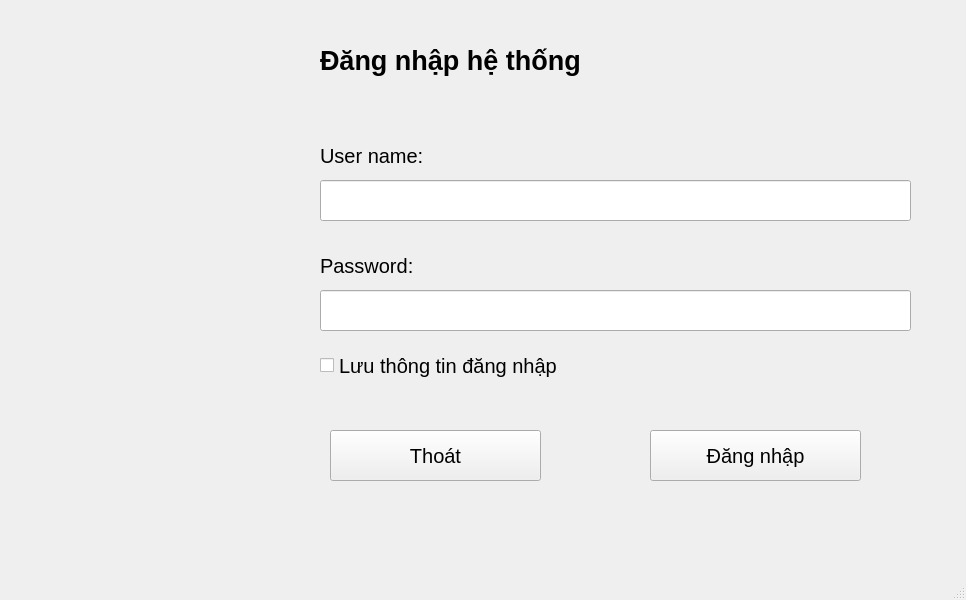
<?xml version="1.0" encoding="UTF-8"?>
<ui version="4.0">
 <class>MainWindow</class>
 <widget class="QMainWindow" name="MainWindow">
  <property name="geometry">
   <rect>
    <x>0</x>
    <y>0</y>
    <width>966</width>
    <height>600</height>
   </rect>
  </property>
  <property name="windowTitle">
   <string>MainWindow</string>
  </property>
  <property name="windowIcon">
   <iconset>
    <normaloff>../images/window icon.png</normaloff>../images/window icon.png</iconset>
  </property>
  <widget class="QWidget" name="centralwidget">
   <widget class="QLabel" name="label">
    <property name="geometry">
     <rect>
      <x>320</x>
      <y>10</y>
      <width>341</width>
      <height>101</height>
     </rect>
    </property>
    <property name="font">
     <font>
      <pointsize>20</pointsize>
      <weight>75</weight>
      <bold>true</bold>
     </font>
    </property>
    <property name="text">
     <string>Đăng nhập hệ thống</string>
    </property>
   </widget>
   <widget class="QLabel" name="label_2">
    <property name="geometry">
     <rect>
      <x>320</x>
      <y>140</y>
      <width>151</width>
      <height>31</height>
     </rect>
    </property>
    <property name="font">
     <font>
      <pointsize>15</pointsize>
     </font>
    </property>
    <property name="text">
     <string>User name:</string>
    </property>
   </widget>
   <widget class="QLineEdit" name="lineEdit_username">
    <property name="geometry">
     <rect>
      <x>320</x>
      <y>180</y>
      <width>591</width>
      <height>41</height>
     </rect>
    </property>
   </widget>
   <widget class="QLineEdit" name="lineEdit_password">
    <property name="geometry">
     <rect>
      <x>320</x>
      <y>290</y>
      <width>591</width>
      <height>41</height>
     </rect>
    </property>
    <property name="text">
     <string/>
    </property>
    <property name="echoMode">
     <enum>QLineEdit::Password</enum>
    </property>
   </widget>
   <widget class="QLabel" name="label_3">
    <property name="geometry">
     <rect>
      <x>320</x>
      <y>250</y>
      <width>151</width>
      <height>31</height>
     </rect>
    </property>
    <property name="font">
     <font>
      <pointsize>15</pointsize>
     </font>
    </property>
    <property name="text">
     <string>Password:</string>
    </property>
   </widget>
   <widget class="QCheckBox" name="checkBox_luuthongtindangnhap">
    <property name="geometry">
     <rect>
      <x>320</x>
      <y>350</y>
      <width>401</width>
      <height>31</height>
     </rect>
    </property>
    <property name="font">
     <font>
      <pointsize>15</pointsize>
     </font>
    </property>
    <property name="text">
     <string>Lưu thông tin đăng nhập</string>
    </property>
   </widget>
   <widget class="QPushButton" name="pushButton_dangnhap">
    <property name="geometry">
     <rect>
      <x>650</x>
      <y>430</y>
      <width>211</width>
      <height>51</height>
     </rect>
    </property>
    <property name="font">
     <font>
      <pointsize>15</pointsize>
     </font>
    </property>
    <property name="text">
     <string>Đăng nhập</string>
    </property>
    <property name="icon">
     <iconset>
      <normaloff>../images/login.png</normaloff>../images/login.png</iconset>
    </property>
    <property name="iconSize">
     <size>
      <width>32</width>
      <height>32</height>
     </size>
    </property>
   </widget>
   <widget class="QPushButton" name="pushButton_thoat">
    <property name="geometry">
     <rect>
      <x>330</x>
      <y>430</y>
      <width>211</width>
      <height>51</height>
     </rect>
    </property>
    <property name="font">
     <font>
      <pointsize>15</pointsize>
     </font>
    </property>
    <property name="text">
     <string>Thoát</string>
    </property>
    <property name="icon">
     <iconset>
      <normaloff>../images/logout.png</normaloff>../images/logout.png</iconset>
    </property>
    <property name="iconSize">
     <size>
      <width>32</width>
      <height>32</height>
     </size>
    </property>
   </widget>
   <widget class="QLabel" name="label_4">
    <property name="geometry">
     <rect>
      <x>20</x>
      <y>140</y>
      <width>251</width>
      <height>261</height>
     </rect>
    </property>
    <property name="text">
     <string/>
    </property>
    <property name="pixmap">
     <pixmap>../images/admin.png</pixmap>
    </property>
    <property name="scaledContents">
     <bool>true</bool>
    </property>
   </widget>
  </widget>
  <widget class="QMenuBar" name="menubar">
   <property name="geometry">
    <rect>
     <x>0</x>
     <y>0</y>
     <width>966</width>
     <height>26</height>
    </rect>
   </property>
  </widget>
  <widget class="QStatusBar" name="statusbar"/>
 </widget>
 <resources/>
 <connections/>
</ui>
